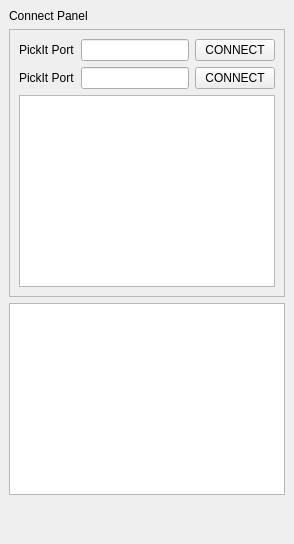
  <widget class="QDockWidget" name="dockWidget">
   <attribute name="dockWidgetArea">
    <number>2</number>
   </attribute>
   <widget class="QWidget" name="dockWidgetContents">
    <layout class="QVBoxLayout" name="verticalLayout_2">
     <item>
      <widget class="QLabel" name="label_2">
       <property name="maximumSize">
        <size>
         <width>16777215</width>
         <height>100</height>
        </size>
       </property>
       <property name="text">
        <string>Connect Panel</string>
       </property>
      </widget>
     </item>
     <item>
      <widget class="QFrame" name="frame">
       <property name="frameShape">
        <enum>QFrame::StyledPanel</enum>
       </property>
       <property name="frameShadow">
        <enum>QFrame::Raised</enum>
       </property>
       <layout class="QVBoxLayout" name="verticalLayout">
        <item>
         <layout class="QHBoxLayout" name="horizontalLayout">
          <item>
           <widget class="QLabel" name="label">
            <property name="text">
             <string>PickIt Port</string>
            </property>
           </widget>
          </item>
          <item>
           <widget class="QLineEdit" name="LE_TCPPORT1"/>
          </item>
          <item>
           <widget class="QPushButton" name="BTN_TCPCONNECT1">
            <property name="text">
             <string>CONNECT</string>
            </property>
           </widget>
          </item>
         </layout>
        </item>
        <item>
         <layout class="QHBoxLayout" name="horizontalLayout_2">
          <item>
           <widget class="QLabel" name="label_3">
            <property name="text">
             <string>PickIt Port</string>
            </property>
           </widget>
          </item>
          <item>
           <widget class="QLineEdit" name="LE_TCPPORT2"/>
          </item>
          <item>
           <widget class="QPushButton" name="BTN_TCPCONNECT1_2">
            <property name="text">
             <string>CONNECT</string>
            </property>
           </widget>
          </item>
         </layout>
        </item>
        <item>
         <widget class="QListView" name="LV_NETLOG"/>
        </item>
       </layout>
      </widget>
     </item>
     <item>
      <widget class="QListView" name="LV_CTRLOG"/>
     </item>
     <item>
      <spacer name="verticalSpacer">
       <property name="orientation">
        <enum>Qt::Vertical</enum>
       </property>
       <property name="sizeHint" stdset="0">
        <size>
         <width>20</width>
         <height>40</height>
        </size>
       </property>
      </spacer>
     </item>
    </layout>
   </widget>
  </widget>
